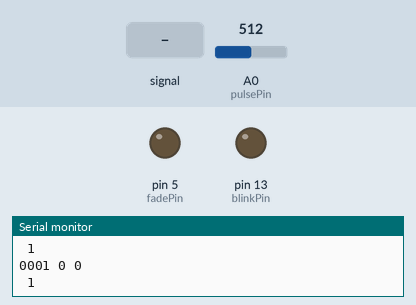
Simulated run of this sketch. Board: Arduino Uno, built with avr-gcc and run on an emulated ATmega328P. On the bench: output pins drawn as LEDs (lit = HIGH), the last lines printed to the serial monitor. The test bench sets the inputs (shaded band); at power-on: A0 (pulsePin) = 512.

Above: at 11.2 s.
11.3 s: A0 (pulsePin) fed a 2 Hz sine of ±306 counts around its level
At 14.12 s:
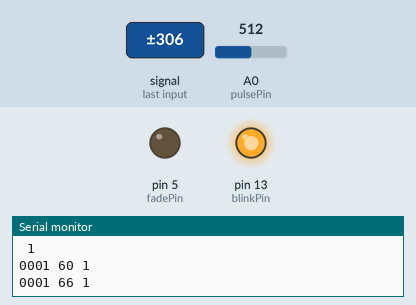
14.3 s: A0 (pulsePin) set to 522
15.8 s: A0 (pulsePin) set to 511
At 16.5 s:
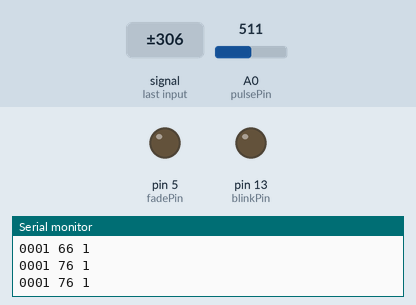
17.3 s: A0 (pulsePin) set to 716
At 17.7 s:
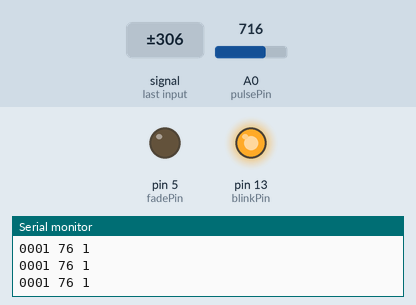
Timing chart, 0 to 19.8 s (numbered marks = the images above; inputs shaded):
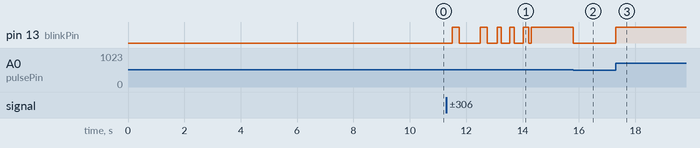

The sketch:

heartbet_zigbee_19nov.ino
```cpp
//  VARIABLES
#undef int
#undef abs
#undef double
#undef float
#undef round
int pulsePin = 0;                 // Pulse Sensor purple wire connected to analog pin 0
int blinkPin = 13;                // pin to blink led at each beat
int fadePin = 5;                  // pin to do fancy classy fading blink at each beat
int fadeRate = 0;                 // used to fade LED on with PWM on fadePin

// these variables are volatile because they are used during the interrupt service routine!
volatile int BPM;                   // used to hold the pulse rate
volatile int Signal;                // holds the incoming raw data
volatile int IBI = 600;             // holds the time between beats, the Inter-Beat Interval
volatile boolean Pulse = false;     // true when pulse wave is high, false when it's low
volatile boolean QS = false;        // becomes true when Arduoino finds a beat.


void setup(){
  pinMode(blinkPin,OUTPUT);         // pin that will blink to your heartbeat!
  pinMode(fadePin,OUTPUT);          // pin that will fade to your heartbeat!
  Serial.begin(9600);             // we agree to talk fast!
  interruptSetup();                 // sets up to read Pulse Sensor signal every 2mS
  delay(10000);
   // UN-COMMENT THE NEXT LINE IF YOU ARE POWERING The Pulse Sensor AT LOW VOLTAGE,
   // AND APPLY THAT VOLTAGE TO THE A-REF PIN
   //analogReference(EXTERNAL);
}


void loop(){
  //sendDataToProcessing('S', Signal);     // send Processing the raw Pulse Sensor data
  /*if (QS == true){                       // Quantified Self flag is true when arduino finds a heartbeat
        fadeRate = 255;                  // Set 'fadeRate' Variable to 255 to fade LED with pulse
        sendDataToProcessing('B',BPM);   // send heart rate with a 'B' prefix
        sendDataToProcessing('Q',IBI);   // send time between beats with a 'Q' prefix
        QS = false;                      // reset the Quantified Self flag for next time
     }*/
  Serial.print("0001 ");
  Serial.print(BPM);
  //writeUInt(BPM); // Put any number you want to send here (71 is just a test)
  if (BPM<=45)
  {Serial.println(" 0");
  }
  if (BPM>=85)
  {Serial.println(" 0");
  }
  else
  {Serial.println(" 1");
  }
  ledFadeToBeat();

  delay(1000);                             //  take a break
}


void ledFadeToBeat(){
    fadeRate -= 15;                         //  set LED fade value
    fadeRate = constrain(fadeRate,0,255);   //  keep LED fade value from going into negative numbers!
    analogWrite(fadePin,fadeRate);          //  fade LED
  }


void sendDataToProcessing(char symbol, int data ){
    Serial.print(symbol);                // symbol prefix tells Processing what type of data is coming
    Serial.println(data);                // the data to send culminating in a carriage return
  }
```

Interrupt.ino
```cpp
volatile int rate[10];                    // used to hold last ten IBI values
volatile unsigned long sampleCounter = 0;          // used to determine pulse timing
volatile unsigned long lastBeatTime = 0;           // used to find the inter beat interval
volatile int P =512;                      // used to find peak in pulse wave
volatile int T = 512;                     // used to find trough in pulse wave
volatile int thresh = 512;                // used to find instant moment of heart beat
volatile int amp = 100;                   // used to hold amplitude of pulse waveform
volatile boolean firstBeat = true;        // used to seed rate array so we startup with reasonable BPM
volatile boolean secondBeat = true;       // used to seed rate array so we startup with reasonable BPM


void interruptSetup(){
  // Initializes Timer2 to throw an interrupt every 2mS.
  TCCR2A = 0x02;     // DISABLE PWM ON DIGITAL PINS 3 AND 11, AND GO INTO CTC MODE
  TCCR2B = 0x06;     // DON'T FORCE COMPARE, 256 PRESCALER
  OCR2A = 0X7C;      // SET THE TOP OF THE COUNT TO 124 FOR 500Hz SAMPLE RATE
  TIMSK2 = 0x02;     // ENABLE INTERRUPT ON MATCH BETWEEN TIMER2 AND OCR2A
  sei();             // MAKE SURE GLOBAL INTERRUPTS ARE ENABLED
}


// THIS IS THE TIMER 2 INTERRUPT SERVICE ROUTINE.
// Timer 2 makes sure that we take a reading every 2 miliseconds
ISR(TIMER2_COMPA_vect){                         // triggered when Timer2 counts to 124
    cli();                                      // disable interrupts while we do this
    Signal = analogRead(pulsePin);              // read the Pulse Sensor
    sampleCounter += 2;                         // keep track of the time in mS with this variable
    int N = sampleCounter - lastBeatTime;       // monitor the time since the last beat to avoid noise

//  find the peak and trough of the pulse wave
    if(Signal < thresh && N > (IBI/5)*3){       // avoid dichrotic noise by waiting 3/5 of last IBI
        if (Signal < T){                        // T is the trough
            T = Signal;                         // keep track of lowest point in pulse wave
         }
       }

    if(Signal > thresh && Signal > P){          // thresh condition helps avoid noise
        P = Signal;                             // P is the peak
       }                                        // keep track of highest point in pulse wave

  //  NOW IT'S TIME TO LOOK FOR THE HEART BEAT
  // signal surges up in value every time there is a pulse
if (N > 250){                                   // avoid high frequency noise
  if ( (Signal > thresh) && (Pulse == false) && (N > (IBI/5)*3) ){
    Pulse = true;                               // set the Pulse flag when we think there is a pulse
    digitalWrite(blinkPin,HIGH);                // turn on pin 13 LED
    IBI = sampleCounter - lastBeatTime;         // measure time between beats in mS
    lastBeatTime = sampleCounter;               // keep track of time for next pulse

         if(firstBeat){                         // if it's the first time we found a beat, if firstBeat == TRUE
             firstBeat = false;                 // clear firstBeat flag
             return;                            // IBI value is unreliable so discard it
            }
         if(secondBeat){                        // if this is the second beat, if secondBeat == TRUE
            secondBeat = false;                 // clear secondBeat flag
               for(int i=0; i<=9; i++){         // seed the running total to get a realisitic BPM at startup
                    rate[i] = IBI;
                    }
            }

    // keep a running total of the last 10 IBI values
    word runningTotal = 0;                   // clear the runningTotal variable

    for(int i=0; i<=8; i++){                // shift data in the rate array
          rate[i] = rate[i+1];              // and drop the oldest IBI value
          runningTotal += rate[i];          // add up the 9 oldest IBI values
        }

    rate[9] = IBI;                          // add the latest IBI to the rate array
    runningTotal += rate[9];                // add the latest IBI to runningTotal
    runningTotal /= 10;                     // average the last 10 IBI values
    BPM = 60000/runningTotal;               // how many beats can fit into a minute? that's BPM!
    QS = true;                              // set Quantified Self flag
    // QS FLAG IS NOT CLEARED INSIDE THIS ISR
    }
}

  if (Signal < thresh && Pulse == true){     // when the values are going down, the beat is over
      digitalWrite(blinkPin,LOW);            // turn off pin 13 LED
      Pulse = false;                         // reset the Pulse flag so we can do it again
      amp = P - T;                           // get amplitude of the pulse wave
      thresh = amp/2 + T;                    // set thresh at 50% of the amplitude
      P = thresh;                            // reset these for next time
      T = thresh;
     }

  if (N > 2500){                             // if 2.5 seconds go by without a beat
      thresh = 512;                          // set thresh default
      P = 512;                               // set P default
      T = 512;                               // set T default
      lastBeatTime = sampleCounter;          // bring the lastBeatTime up to date
      firstBeat = true;                      // set these to avoid noise
      secondBeat = true;                     // when we get the heartbeat back
     }

  sei();                                     // enable interrupts when youre done!
}// end isr
```

Measured:
- after the input at 11.3 s, pin 13 (blinkPin): LOW → HIGH after 0.20 s, → LOW 0.25 s later, → HIGH 0.75 s later, → LOW 0.25 s later, … (10 changes in this stretch)
- after the input at 15.8 s, pin 13 (blinkPin): HIGH → LOW at once
- after the input at 17.3 s, pin 13 (blinkPin): LOW → HIGH at once
